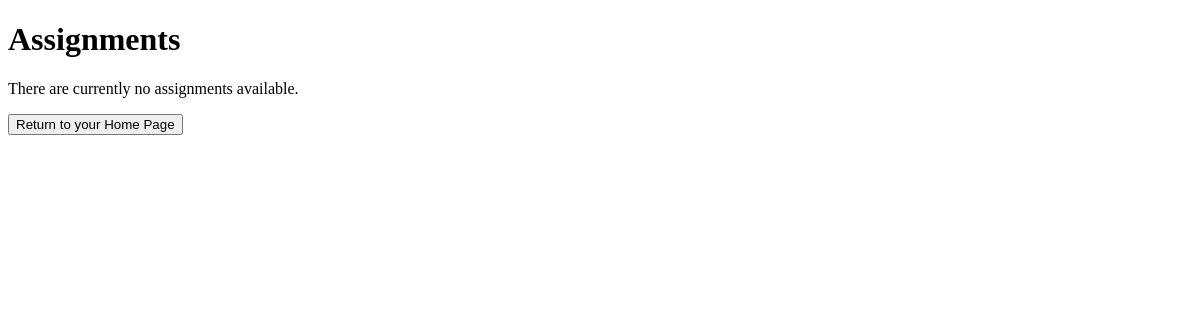
/otherPages/assignmentsPage.php (signed in), run on an earlier commit of the app's database.
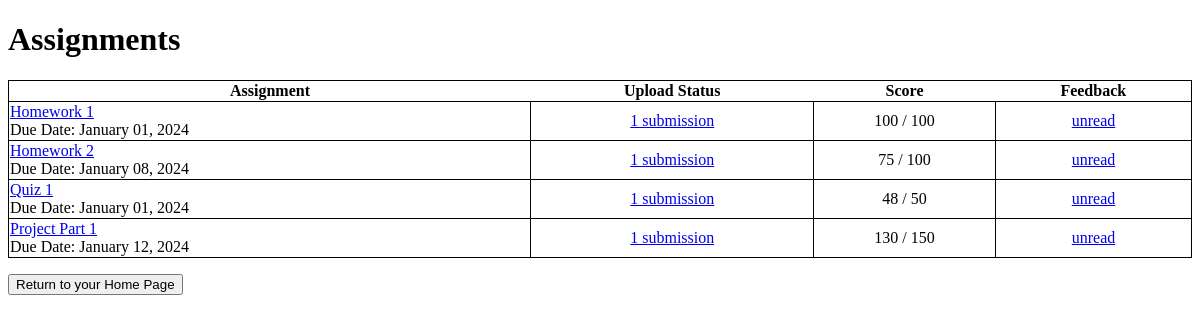
And on a later commit of the database.
### tables this page shows
CREATE TABLE grade_categories (
    id INT NOT NULL PRIMARY KEY AUTO_INCREMENT, 
    courseAssignmentId INT NOT NULL,
    categoryName VARCHAR(50) NOT NULL, 
    maxObtainable INT NOT NULL
);

CREATE TABLE assessments (
    id INT NOT NULL PRIMARY KEY AUTO_INCREMENT, 
    enrollmentId INT NOT NULL, 
    assessmentItemName VARCHAR(50) NOT NULL,
    gradeCategoryId INT NOT NULL, 
    dueDate DATE NOT NULL,
    assessment_question VARCHAR(50) NULL
);

CREATE TABLE grades (
    id INT NOT NULL PRIMARY KEY AUTO_INCREMENT, 
    assessmentId INT NOT NULL,
    student_submission VARCHAR(50) NULL,
    assessment_feedback VARCHAR(50) NULL,
    score INT NOT NULL DEFAULT 0,
    initial BOOLEAN DEFAULT true
);

### otherPages/assignmentsPage.php (the view, shortened to what this page needs)
<!DOCTYPE html>
<?php
$docRoot = "http://" . $_SERVER["HTTP_HOST"] . "/";
$sql1 = "SELECT a.assessmentItemName as assignmentName, a.id, gc.categoryName, g.student_submission as submission, g.score, gc.maxObtainable as maxScore, DATE_FORMAT(a.dueDate, '%M %d, %Y' ) as dueDate from grade_categories gc
INNER JOIN assessments a on a.gradeCategoryId = gc.id
INNER JOIN grades g on g.assessmentId = a.id
where enrollmentId = ?;";
if($stmt1 = mysqli_prepare($cn, $sql1)){
    mysqli_stmt_bind_param($stmt1, "i", $param_studentId);
    if(mysqli_stmt_execute($stmt1)){
        $result = mysqli_stmt_get_result($stmt1);
        if(mysqli_num_rows($result) > 0){
            $available = "
            <table style='width: 100%;'>
                <thead>
                    <tr>
                        <th>Assignment</td>
                        <th>Upload Status</td>
                        <th>Score</td>
                        <th>Feedback</td>
                    </tr>
                </thead>
                <tbody>";
                while($row = mysqli_fetch_assoc($result)){
                    $available .= "
                    <tr>
                        <td>
                            <div class='name'>
                                <a href='".$docRoot."project/phase2/otherPages/submissions.php'>". $row['assignmentName']."</a>
                            </div>
                            <div>Due Date: ". $row['dueDate']."</div>
                        </td>
                        <td class='uploadStatus'>
                            <div>
                                <a href='".$docRoot."project/phase2/otherPages/submissions.php'>". $row['submission']."</a>
                            </div>
                        </td>
                        <td class='score'>
                            <div>". $row['score']." / ".$row['maxScore']."</div>
                        </td>
                        <td class='feedback'>
                            <div>
                                <a href='".$docRoot."project/phase2/otherPages/feedback.php?name=".$row['id']."&score=". $row['score']."/".$row['maxScore']."'>unread</a>
                            </div>
                        </td>
                    </tr>
                    ";
                }
                $available .= "
                        </tbody>
                    </table>";
        } else{
            $available = "There are currently no assignments available.";
        }
    } else{
        echo "Oops! Something went wrong. Please try again later.";
    }
}
?>
<link rel="stylesheet" href="<?php echo $docRoot; ?>project/phase2/css/assignments.css">
<h1>Assignments</h1>
<p><?php echo $available ?></p>
<form action="<?php echo htmlspecialchars($_SERVER["PHP_SELF"]); ?>" method="post">
        <input type=submit class="btn btn-success" name="returnHome" value="Return to your Home Page">
    </form>

### css/assignments.css (style rules this page uses)
table, tr, td { border: 1px solid; border-collapse: collapse; }
.columnHeaders, .uploadStatus, .score, .feedback { text-align: center; }

What changed in the data, as far as the page shows it:
added grade_categories: assessments.assessmentItemName "Homework 1", dueDate "January 01, 2024", grades.student_submission "1 submission", grades.score "100", maxObtainable "100", assessments.assessmentItemName "Homework 2", dueDate "January 08, 2024", grades.score "75"
added grade_categories: assessments.assessmentItemName "Quiz 1", dueDate "January 01, 2024", grades.student_submission "1 submission", grades.score "48", maxObtainable "50"
added grade_categories: assessments.assessmentItemName "Project Part 1", dueDate "January 12, 2024", grades.student_submission "1 submission", grades.score "130", maxObtainable "150"
Also different on the page:
$available: "There are currently no assignments available." → (not shown)
text now shown: "Assignment Upload Status Score Feedback"
